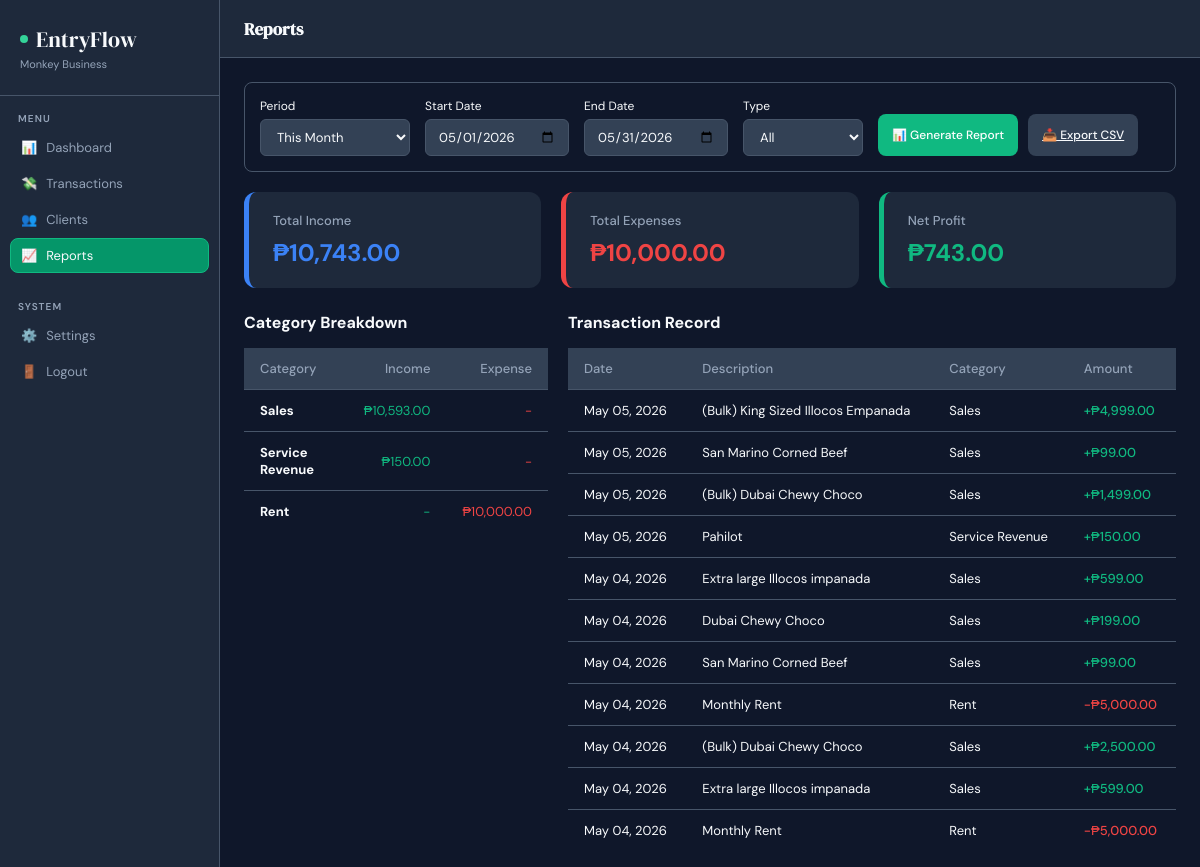
/reports.php (signed in), run on the app's committed database.
### tables this page shows
CREATE TABLE `categories` (
  `id` int(10) UNSIGNED NOT NULL,
  `user_id` int(10) UNSIGNED DEFAULT NULL COMMENT 'NULL = global default',
  `name` varchar(100) NOT NULL,
  `type` enum('income','expense') NOT NULL,
  `is_default` tinyint(1) NOT NULL DEFAULT 0,
  `created_at` datetime NOT NULL DEFAULT current_timestamp(),
  `updated_at` datetime NOT NULL DEFAULT current_timestamp() ON UPDATE current_timestamp()
);

CREATE TABLE `transactions` (
  `id` int(10) UNSIGNED NOT NULL,
  `user_id` int(10) UNSIGNED NOT NULL,
  `client_id` int(10) UNSIGNED DEFAULT NULL,
  `category_id` int(10) UNSIGNED DEFAULT NULL,
  `invoice_no` varchar(50) DEFAULT NULL,
  `description` varchar(255) NOT NULL,
  `amount` decimal(14,2) NOT NULL,
  `type` enum('income','expense') NOT NULL,
  `status` enum('paid','pending','overdue') NOT NULL DEFAULT 'pending',
  `transaction_date` date NOT NULL,
  `notes` text DEFAULT NULL,
  `created_at` datetime NOT NULL DEFAULT current_timestamp(),
  `updated_at` datetime NOT NULL DEFAULT current_timestamp() ON UPDATE current_timestamp()
);

### reports.php (the view, shortened to what this page needs)
<?php
$db = getDB();
$userId = (int)$_SESSION['user_id'];
$period = $_GET['period'] ?? 'this_month';
$startDate = $_GET['start_date'] ?? date('Y-m-01');
$endDate = $_GET['end_date'] ?? date('Y-m-t');
$type = $_GET['type'] ?? 'all';
$whereClause = "WHERE t.user_id = $userId";
if ($startDate) {
    $startEscaped = $db->real_escape_string($startDate);
    $whereClause .= " AND t.transaction_date >= '$startEscaped'";
}
if ($endDate) {
    $endEscaped = $db->real_escape_string($endDate);
    $whereClause .= " AND t.transaction_date <= '$endEscaped'";
}
$query = "
    SELECT t.*, c.name as client_name, cat.name as category_name
    FROM transactions t
    LEFT JOIN clients c ON t.client_id = c.id
    LEFT JOIN categories cat ON t.category_id = cat.id
    $whereClause
    ORDER BY t.transaction_date DESC
";
$transactions = $db->query($query)->fetch_all(MYSQLI_ASSOC);
$totals = ['income' => 0, 'expense' => 0];
$categoryBreakdown = [];
foreach ($transactions as $t) {
    $totals[$t['type']] += $t['amount'];
    $catName = $t['category_name'] ?? 'Uncategorized';
    if (!isset($categoryBreakdown[$catName])) {
        $categoryBreakdown[$catName] = ['income' => 0, 'expense' => 0];
    }
    $categoryBreakdown[$catName][$t['type']] += $t['amount'];
}
$grossProfit = $totals['income'] - $totals['expense'];
include 'includes/header.php';
?>
<form method="GET" action="reports.php" class="report-filters" style="display: flex; gap: 15px; align-items: flex-end; flex-wrap: wrap; margin-bottom: 20px; background: var(--surface); padding: 15px; border-radius: 8px; border: 1px solid var(--border-color);">
    <div>
        <label style="display: block; font-size: 12px; margin-bottom: 5px;">Period</label>
        <select name="period" id="periodSelect" class="sb" style="width: 150px;">
            <option value="this_month" <?= $period == 'this_month' ? 'selected' : '' ?>>This Month</option>
        </select>
    </div>
    <div>
        <label style="display: block; font-size: 12px; margin-bottom: 5px;">Start Date</label>
        <input type="date" name="start_date" id="startDate" class="sb" value="<?= htmlspecialchars($startDate) ?>">
    </div>
    <div>
        <label style="display: block; font-size: 12px; margin-bottom: 5px;">End Date</label>
        <input type="date" name="end_date" id="endDate" class="sb" value="<?= htmlspecialchars($endDate) ?>">
    </div>
    <div>
        <label style="display: block; font-size: 12px; margin-bottom: 5px;">Type</label>
        <select name="type" class="sb" style="width: 120px;">
            <option value="all" <?= $type == 'all' ? 'selected' : '' ?>>All</option>
        </select>
    </div>
    <div style="display: flex; gap: 10px;">
        <button type="submit" class="btn btn-primary" style="height: 42px;">📊 Generate Report</button>
        <a href="reports.php?period=<?= $period ?>&start_date=<?= $startDate ?>&end_date=<?= $endDate ?>&type=<?= $type ?>&export=csv" class="btn" style="height: 42px; display: flex; align-items: center; background: var(--surface-2); color: var(--text);">📥 Export CSV</a>
    </div>
</form>
<div class="grid-3">
    <div class="card-income">
        <h3>Total Income</h3>
        <h2><?= $sym ?><?= number_format($totals['income'], 2) ?></h2>
    </div>
    <div class="card-expense">
        <h3>Total Expenses</h3>
        <h2><?= $sym ?><?= number_format($totals['expense'], 2) ?></h2>
    </div>
    <div class="card-profit" <?= $grossProfit < 0 ? 'style="border-left-color: var(--danger) !important;"' : '' ?>>
        <h3>Net Profit</h3>
        <h2 <?= $grossProfit < 0 ? 'style="color: var(--danger) !important;"' : '' ?>>
            <?= $grossProfit < 0 ? '-' : '' ?><?= $sym ?><?= number_format(abs($grossProfit), 2) ?>
        </h2>
    </div>
</div>
<div class="grid" style="grid-template-columns: 1fr 2fr; margin-top: 20px;">
    <div class="table-responsive">
        <h3 style="margin: 0 0 15px 0; font-size: 16px;">Category Breakdown</h3>
        <table class="table">
            <thead>
                <tr>
                    <th>Category</th>
                    <th style="text-align: right;">Income</th>
                    <th style="text-align: right;">Expense</th>
                </tr>
            </thead>
            <tbody>
                <?php if (empty($categoryBreakdown)): ?>
                    <tr><td colspan="3" style="text-align: center; padding: 20px; color: var(--text-muted);">No data for this period.</td></tr>
                <?php else: ?>
                    <?php foreach ($categoryBreakdown as $catName => $amts): ?>
                        <tr>
                            <td><strong><?= htmlspecialchars($catName) ?></strong></td>
                            <td style="text-align: right; color: var(--primary);"><?= $amts['income'] > 0 ? $sym . number_format($amts['income'], 2) : '-' ?></td>
                            <td style="text-align: right; color: var(--danger);"><?= $amts['expense'] > 0 ? $sym . number_format($amts['expense'], 2) : '-' ?></td>
                        </tr>
                    <?php endforeach; ?>
                <?php endif; ?>
            </tbody>
        </table>
    </div>
    <div class="table-responsive">
        <h3 style="margin: 0 0 15px 0; font-size: 16px;">Transaction Record</h3>
        <table class="table">
            <thead>
                <tr>
                    <th>Date</th>
                    <th>Description</th>
                    <th>Category</th>
                    <th>Amount</th>
                </tr>
            </thead>
            <tbody>
                <?php if (empty($transactions)): ?>
                    <tr><td colspan="4" style="text-align: center; padding: 20px; color: var(--text-muted);">No transactions found.</td></tr>
                <?php else: ?>
                    <?php foreach ($transactions as $tx): ?>
                        <tr>
                            <td><?= date('M d, Y', strtotime($tx['transaction_date'])) ?></td>
                            <td><?= htmlspecialchars($tx['description']) ?></td>
                            <td><?= htmlspecialchars($tx['category_name'] ?? '—') ?></td>
                            <td class="<?= $tx['type'] === 'income' ? 'ap' : 'an' ?>">
                                <?= $tx['type'] === 'income' ? '+' : '-' ?><?= $sym ?><?= number_format($tx['amount'], 2) ?>
                            </td>
                        </tr>
                    <?php endforeach; ?>
                <?php endif; ?>
            </tbody>
        </table>
    </div>
</div>
<?php include 'includes/footer.php'; ?>

### includes/header.php (shortened to what this page needs)
<?php
$headerDb = getDB();
$headerUid = (int)($_SESSION['user_id'] ?? 0);
$adminInfo = $headerDb->query("SELECT business_name, currency FROM admins WHERE id = $headerUid")->fetch_assoc();
$bizName = $adminInfo['business_name'] ?? 'My Business';
$currCode = $adminInfo['currency'] ?? 'PHP';
$symbols = [
    'PHP' => '₱',
    'USD' => '$',
    'EUR' => '€',
    'GBP' => '£',
    'JPY' => '¥'
];
$sym = $symbols[$currCode] ?? '₱';
?>
<!DOCTYPE html>
<html lang="en">
<head>
    <link rel="stylesheet" href="assets/css/style.css?v=<?= time(); ?>">
</head>
<body>
    <aside class="sidebar">
        <div class="logo-wrap">
            <div class="logo"><div class="logo-dot"></div> EntryFlow</div>
            <div class="biz-name"><?= htmlspecialchars($bizName) ?></div>
        </div>
        <nav>
            <div class="nav-label">Menu</div>
            <a href="index.php" class="nav-item <?= basename($_SERVER['PHP_SELF']) == 'index.php' ? 'active' : '' ?>">
                <span class="ni-ic">📊</span> Dashboard
            </a>
            <a href="transactions.php" class="nav-item <?= basename($_SERVER['PHP_SELF']) == 'transactions.php' ? 'active' : '' ?>">
                <span class="ni-ic">💸</span> Transactions
            </a>
            <a href="clients.php" class="nav-item <?= basename($_SERVER['PHP_SELF']) == 'clients.php' ? 'active' : '' ?>">
                <span class="ni-ic">👥</span> Clients
            </a>
            <a href="reports.php" class="nav-item <?= basename($_SERVER['PHP_SELF']) == 'reports.php' ? 'active' : '' ?>">
                <span class="ni-ic">📈</span> Reports
            </a>
            <div class="nav-label" style="margin-top: 15px;">System</div>
            <a href="settings.php" class="nav-item <?= basename($_SERVER['PHP_SELF']) == 'settings.php' ? 'active' : '' ?>">
                <span class="ni-ic">⚙️</span> Settings
            </a>
            <a href="logout.php" class="nav-item">
                <span class="ni-ic">🚪</span> Logout
            </a>
        </nav>
    </aside>
    <main class="main">
        <header class="topbar">
            <h1 class="page-title">
                <?php
                    $pageName = basename($_SERVER['PHP_SELF'], ".php");
                    echo ucfirst($pageName === 'index' ? 'dashboard' : $pageName);
                ?>
            </h1>
        </header>
        <div class="content">

### assets/css/style.css (style rules this page uses)
:root { --primary: #10B981; --primary-dark: #059669; --primary-light: #34D399; --accent: #38BDF8; --bg-main: #0F172A; --surface-1: #1E293B; --surface-2: #334155; --border-color: #475569; --text-main: #F8FAFC; --text-muted: #94A3B8; --success: #10B981; --danger: #EF4444; --sidebar-width: 220px; }
*, *::before, *::after { box-sizing: border-box; margin: 0; padding: 0; }
body { font-family: 'DM Sans', sans-serif; background: var(--bg-main); color: var(--text-main); display: flex; height: 100vh; overflow: hidden; }
.sidebar { width: var(--sidebar-width); background: var(--surface-1); border-right: 1px solid var(--border-color); display: flex; flex-direction: column; flex-shrink: 0; padding-bottom: 24px; }
.logo-wrap { padding: 24px 20px; border-bottom: 1px solid var(--border-color); }
.logo { font-family: 'DM Serif Display', serif; font-size: 22px; display: flex; align-items: center; gap: 8px; }
.logo-dot { width: 8px; height: 8px; border-radius: 50%; background: var(--primary-light); }
.biz-name { font-size: 11px; color: var(--text-muted); margin-top: 3px; overflow: hidden; text-overflow: ellipsis; white-space: nowrap; }
nav { flex: 1; padding: 4px 10px; }
.nav-label { font-size: 10px; font-weight: 600; letter-spacing: 1.1px; color: var(--text-muted); text-transform: uppercase; padding: 12px 8px 5px; }
.nav-item { display: flex; align-items: center; gap: 9px; padding: 8px 10px; border-radius: 8px; font-size: 13px; color: var(--text-muted); cursor: pointer; transition: all 0.15s; margin-bottom: 1px; border: 1px solid transparent; text-decoration: none; }
.nav-item.active { background: var(--primary-dark); color: var(--text-main); border-color: var(--primary); }
.main { flex: 1; display: flex; flex-direction: column; overflow: hidden; }
.topbar { height: 58px; border-bottom: 1px solid var(--border-color); display: flex; align-items: center; padding: 0 24px; gap: 12px; background: var(--surface-1); flex-shrink: 0; }
.page-title { font-family: 'DM Serif Display', serif; font-size: 17px; flex: 1; }
.content { flex: 1; overflow-y: auto; padding: 24px; }
table { width: 100%; border-collapse: collapse; text-align: left; font-size: 13px; }
th { background: var(--surface-2); padding: 12px 16px; color: var(--text-muted); font-weight: 500; border-bottom: 1px solid var(--border-color); }
td { padding: 12px 16px; border-bottom: 1px solid var(--border-color); vertical-align: middle; }
tr:last-child td { border-bottom: none; }
.btn { padding: 7px 14px; border-radius: 8px; border: none; font-family: 'DM Sans', sans-serif; font-size: 12px; font-weight: 500; cursor: pointer; transition: all 0.15s; display: inline-flex; align-items: center; gap: 5px; }
.btn-primary { background: var(--primary); color: #fff; }
.ap { color: var(--success); font-weight: 500; }
.an { color: var(--danger); font-weight: 500; }
.sb { background: var(--surface-2); border: 1px solid var(--border-color); color: var(--text-main); padding: 8px 12px; border-radius: 6px; font-family: inherit; font-size: 13px; outline: none; transition: 0.2s; }
.grid { display: grid; grid-template-columns: repeat(4, 1fr); gap: 20px; margin-bottom: 24px; }
.grid-3 { display: grid; grid-template-columns: repeat(3, 1fr); gap: 20px; margin-bottom: 24px; }
.card-income, .card-expense, .card-profit, .card-pending { background-color: var(--surface-1) !important; border-radius: 12px !important; border-top: none !important; border-right: none !important; border-bottom: none !important; padding: 20px 20px 20px 24px !important; }
.card-income h3, .card-expense h3, .card-profit h3, .card-pending h3 { font-size: 13px; color: var(--text-muted); margin-bottom: 8px; font-weight: 500; }
.card-income { border-left: 5px solid #3B82F6 !important; }
.card-income h2 { color: #3B82F6; }
.card-expense { border-left: 5px solid var(--danger) !important; }
.card-expense h2 { color: var(--danger); }
.card-profit { border-left: 5px solid var(--primary) !important; }
.card-profit h2 { color: var(--primary); }

### data on the page
categories: name "Rent"
transactions: transaction_date "May 05, 2026", description "(Bulk) King Sized Illocos Empanada", category.name "Sales", user.currency "₱", amount "4,999.00"
transactions: transaction_date "May 05, 2026", description "San Marino Corned Beef", category.name "Sales", user.currency "₱", amount "99.00"
transactions: transaction_date "May 05, 2026", description "(Bulk) Dubai Chewy Choco", category.name "Sales", user.currency "₱", amount "1,499.00"
transactions: transaction_date "May 05, 2026", description "Pahilot", category.name "Service Revenue", user.currency "₱", amount "150.00"
transactions: transaction_date "May 04, 2026", description "Extra large Illocos impanada", category.name "Sales", user.currency "₱", amount "599.00"
transactions: transaction_date "May 04, 2026", description "Dubai Chewy Choco", category.name "Sales", user.currency "₱", amount "199.00"
transactions: transaction_date "May 04, 2026", description "San Marino Corned Beef", category.name "Sales", user.currency "₱", amount "99.00"
transactions: transaction_date "May 04, 2026", description "Monthly Rent", category.name "Rent", user.currency "₱", amount "5,000.00"
transactions: transaction_date "May 04, 2026", description "(Bulk) Dubai Chewy Choco", category.name "Sales", user.currency "₱", amount "2,500.00"
transactions: transaction_date "May 04, 2026", description "Extra large Illocos impanada", category.name "Sales", user.currency "₱", amount "599.00"
transactions: transaction_date "May 04, 2026", description "Monthly Rent", category.name "Rent", user.currency "₱", amount "5,000.00"

### other printed values
$bizName "Monkey Business"
$pageName === 'index' ? 'dashboard' : $pageName "Reports"
$sym "₱"
$totals['income'] "10,743.00"
$totals['expense'] "10,000.00"
abs($grossProfit) "743.00"
$catName "Sales"
$amts['income'] "10,593.00"
$catName "Service Revenue"
$amts['income'] "150.00"
$amts['expense'] "10,000.00"
